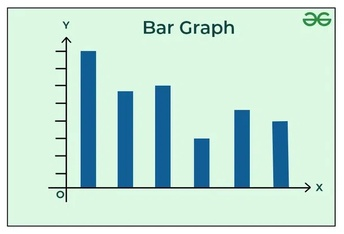
#> input picture sample-images/img1.jpg, 344 x 234 px, shrunk from 660 x 450 before the run, found by its file name; the run also reads 3 pictures not shown here
$ jupyter execute --allow-errors matplotlib.ipynb
#> lines starting #> are read from the running program, lines starting #| are printed output that depends on the picture
### Matplotlib

[cell 1]
import matplotlib.pyplot as plt
import numpy as np
import pandas as pd

[cell 2]
plt.style.use('dark_background')

## Defining Data

[cell 3]
rollno = [1, 2, 3, 4, 5, 6, 7, 8, 9, 10]
marks = [10, 20, 30, 40, 50, 60, 70, 80, 90, 100]

### Implementing basic scatter plot

[cell 4]
plt.scatter(rollno, marks)
plt.show()

### Changing color of the plotted points

[cell 5]
plt.scatter(rollno, marks, color = 'green')
plt.show()

### Changing the marker of the plotted points

[cell 6]
plt.scatter(rollno, marks, color = 'green', marker = "*")
plt.show()

### Defining plt.figure() function

[cell 7]
plt.figure(figsize=(6, 6))
plt.scatter(rollno, marks, color = 'blue', marker = "*")
plt.show()

[cell 8]
plt.figure(figsize=(8, 8))
plt.scatter(rollno, marks, c='b', marker='o', s = 100)
plt.show()

[cell 9]
temperature_pune = [25,34,21,45,28,6,43,18,7,2]
humidity_pune = [28, 25,29,20, 26, 50, 19, 29, 52, 55]

temperature_bangalore = [34,35,36,37,28,27,26,25,31,20]
humidity_bangalore = [40, 38, 36, 35, 42, 44, 41, 40, 34, 45]

[cell 10]
plt.figure(figsize=(8, 8))
plt.plot(temperature_pune, humidity_pune, 'ro', markersize = 15)
plt.show()

[cell 11]
plt.figure(figsize=(8, 8))
plt.xticks(np.arange(0, 60, 5))
plt.yticks(np.arange(10, 60, 5))

plt.plot(temperature_pune, humidity_pune, 'ro', markersize = 15)

plt.xlabel('Temperature')
plt.ylabel('Humidity')
plt.show()

[cell 12]
plt.figure(figsize=(8, 8))
plt.xticks(np.arange(0, 60, 5))
plt.yticks(np.arange(10, 60, 5))

plt.plot(temperature_pune, humidity_pune, 'ro', markersize = 15)
plt.plot(temperature_bangalore, humidity_bangalore, 'bo', markersize = 15)

plt.xlabel('Temperature')
plt.ylabel('Humidity')
plt.show()

#> (a cell that did not finish here is left out)

#> (a cell that did not finish here is left out)

#> (a cell that did not finish here is left out)

Alpha(Transparency) 0 - transparent and 1 - opaque

[cell 16]
plt.figure(figsize=(8, 8))
plt.xticks(np.arange(1, 10, 0.5))
plt.yticks(np.arange(1, 10, 0.5))

#> (the rest of this cell did not finish here and is left out)

### Line Plot

[cell 17]
import matplotlib.pyplot as plt
import numpy as np
import pandas as pd

[cell 18]
plt.style.use('dark_background')

[cell 19]
rollno = [1, 2, 3, 4, 5, 6, 7, 8, 9, 10]
marks = [10, 20, 30, 40, 50, 60, 70, 80, 90, 100]

[cell 20]
plt.plot(rollno, marks, 'r-')
plt.show()
#> figure, not shown here; curve peaks at x = 10, y = 100

[cell 21]
plt.plot(rollno, marks, linestyle = '-')
plt.show()
#> figure, not shown here; curve peaks at x = 10, y = 100

[cell 22]
plt.plot(rollno, marks, linestyle = '--', color = '#3485e7')
plt.show()
#> figure, not shown here; curve peaks at x = 10, y = 100

[cell 23]
plt.plot(rollno, marks, linestyle = ':', color = 'orange')
plt.show()
#> figure, not shown here; curve peaks at x = 10, y = 100

[cell 24]
plt.plot(rollno, marks, linestyle = '-.', color = 'orange')
plt.show()
#> figure, not shown here; curve peaks at x = 10, y = 100

[cell 25]
plt.plot(rollno, marks, linestyle = '-.', color = 'orange', linewidth = 15)
plt.show()
#> figure, not shown here; curve peaks at x = 10, y = 100

### Multiple plots on the same figure

[cell 26]
study_hours = [2,3,4,4, 5, 6, 7, 7, 8, 9, 9, 10, 11, 11, 12]
marks = [6, 10, 15, 20, 34, 44, 55, 60, 55, 67, 70, 80, 90, 99, 100]

[cell 27]
plt.figure(figsize=(8,8))
plt.xticks(np.arange(0, 15, 1))
plt.yticks(np.arange(0, 100, 5))

plt.plot(study_hours, marks)

plt.xlabel('Study Hours')
plt.ylabel('Marks')
plt.show()

[cell 28]
plt.figure(figsize=(8,8))
plt.xticks(np.arange(0, 15, 1))
plt.yticks(np.arange(0, 100, 5))

plt.plot(study_hours, marks)
plt.scatter(study_hours, marks, c='b', marker='o')

plt.xlabel('Study Hours')
plt.ylabel('Marks')
plt.show()

## Bar Plot

[cell 29]
import matplotlib.pyplot as plt
import numpy as np
import pandas as pd

[cell 30]
plt.style.use('dark_background')

[cell 31]
plt.style.use('dark_background')

[cell 32]
subjects = ['Maths', 'English', 'Science', 'Social Studies', 'Computer']
marks = [89, 90, 45, 78, 99]

[cell 33]
plt.bar(subjects, marks)
plt.show()
#> figure, not shown here; tallest bar 99 high, from x = 3.6 to 4.4

[cell 34]
plt.bar(subjects, marks, color='green')
plt.show()
#> figure, not shown here; tallest bar 99 high, from x = 3.6 to 4.4

[cell 35]
colors = ['red', 'blue', 'green', 'yellow', 'purple']
plt.bar(subjects, marks, color = colors)
plt.show()
#> figure, not shown here; tallest bar 99 high, from x = 3.6 to 4.4

[cell 36]
plt.bar(subjects, marks, color = colors, width=0.4)
plt.show()
#> figure, not shown here; tallest bar 99 high, from x = 3.8 to 4.2

[cell 37]
plt.bar(subjects, marks, color = colors, edgecolor='white')
plt.show()
#> figure, not shown here; tallest bar 99 high, from x = 3.6 to 4.4

[cell 38]
plt.bar(subjects, marks, color = colors, edgecolor='white', linewidth=4)
plt.show()
#> figure, not shown here; tallest bar 99 high, from x = 3.6 to 4.4

[cell 39]
plt.bar(subjects, marks, color = colors, edgecolor='white', linewidth=4, linestyle= '--')
plt.show()
#> figure, not shown here; tallest bar 99 high, from x = 3.6 to 4.4

[cell 40]
plt.barh(subjects, marks, color = colors)
plt.show()

## Two Bar Plots on Same Graph

[cell 41]
subjects = ['Maths', 'English', 'Science', 'Social Studies', 'Computer']
marks1 = [89, 90, 45, 78, 99]
marks2 = [78, 56, 34, 90, 12]

[cell 42]
plt.figure(figsize=(8,8))

plt.bar(subjects, marks1)
plt.bar(subjects, marks2)

plt.xlabel('Subjects')
plt.ylabel('Marks')

plt.show()
#> figure, not shown here; tallest bar 99 high, from x = 3.6 to 4.4; tallest bar 90 high, from x = 2.6 to 3.4

[cell 43]
subjects_len = np.arange(len(subjects))
width = 0.4

[cell 44]
plt.figure(figsize=(8, 8))

plt.bar(subjects_len, marks1, width=width)
plt.bar(subjects_len + width, marks2, width=width)

plt.xlabel('Subjects')
plt.ylabel('Marks')

plt.show()
#> figure, not shown here; tallest bar 99 high, from x = 3.8 to 4.2; tallest bar 90 high, from x = 3.2 to 3.6

[cell 45]
plt.figure(figsize=(8, 8))

plt.bar(subjects_len, marks1, width=width, color=colors)
plt.bar(subjects_len + width, marks2, width=width, color=colors, alpha= 0.5)

plt.xlabel('Subjects')
plt.ylabel('Marks')

plt.show()
#> figure, not shown here; tallest bar 99 high, from x = 3.8 to 4.2; tallest bar 90 high, from x = 3.2 to 3.6

### Reading the data from the dataset

#> (a cell that did not finish here is left out)

#> (a cell that did not finish here is left out)

[cell 48]
import matplotlib.pyplot as plt

# Define the colors for the bars
colors = ['red', 'blue', 'green']

# Plot the bar chart
#> (the rest of this cell did not finish here and is left out)

## Hist Plot

[cell 49]
marks_50_students = np.random.randint(0, 100, (50))
marks_50_students

[cell 50]
plt.hist(marks_50_students, edgecolor = 'black')
plt.show()
#> figure, not shown here; tallest bar 9 high, from x = 81 to 90

[cell 51]
bins = np.arange(0, 100, 5)

plt.figure(figsize=(6,6))

plt.hist(marks_50_students, bins = bins)

plt.xticks(np.arange(0, 100, 5))
plt.show()
#> figure, not shown here; tallest bar 6 high, from x = 85 to 90

[cell 52]
bins = np.arange(0, 100, 5)

plt.figure(figsize=(6,6))

plt.hist(marks_50_students, bins = bins, color='orange')

plt.xticks(np.arange(0, 100, 5))
plt.show()
#> figure, not shown here; tallest bar 6 high, from x = 85 to 90

[cell 53]
bins = np.arange(0, 100, 5)

plt.figure(figsize=(6,6))

plt.hist(marks_50_students, bins = bins, color='orange', orientation='horizontal')

plt.yticks(np.arange(0, 100, 5))
plt.show()

[cell 54]
bins = np.arange(0, 100, 5)

plt.figure(figsize=(6,6))

plt.hist(marks_50_students, bins = bins, color='orange', rwidth=0.6)

plt.xticks(np.arange(0, 100, 5))
plt.show()
#> figure, not shown here; tallest bar 6 high, from x = 86 to 89

[cell 55]
# Hist Types -  'bar', 'barstacked', 'step', 'stepfilled'
bins = np.arange(0, 100, 5)

plt.figure(figsize=(6,6))

plt.hist(marks_50_students, bins = bins, color='orange', histtype='barstacked')

plt.xticks(np.arange(0, 100, 5))
plt.show()

## Two Plots in Same Graph

[cell 56]
marks_50_students1 = np.random.randint(0, 100, (50))
marks_50_students2 = np.random.randint(0, 100, (50))

[cell 57]
bins = np.arange(0, 100, 5)

plt.figure(figsize=(6, 6))

plt.hist([marks_50_students1, marks_50_students2], bins = bins, color=['orange', 'blue'])

plt.xticks(np.arange(0, 100, 5))

plt.xlabel('Marks')
plt.ylabel('Frequency')
plt.title("Marks of Students of 2 classes")
plt.show()
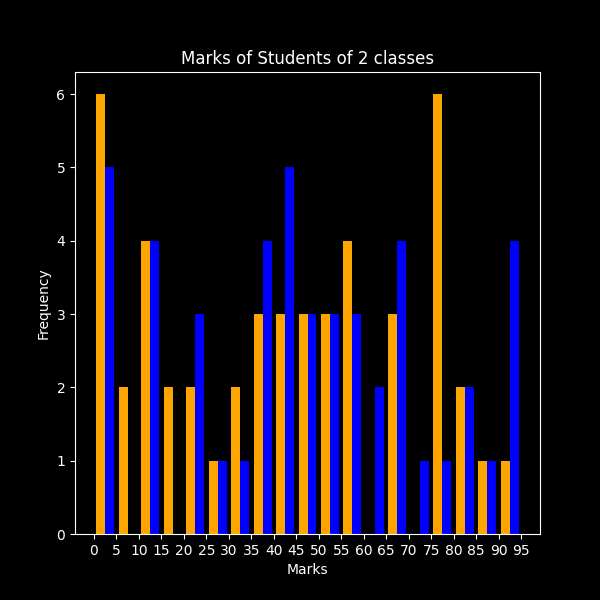
#> figure drawn by matplotlib, 1 panel

### Pie Chart

[cell 58]
import matplotlib.pyplot as plt
import numpy as np
import pandas as pd

[cell 59]
classes = ['Physics', 'Chemistry', 'Maths', 'Science', 'SST']
marks = [89, 45, 78, 23, 90]

[cell 60]
plt.pie(marks, labels=classes)
plt.show()
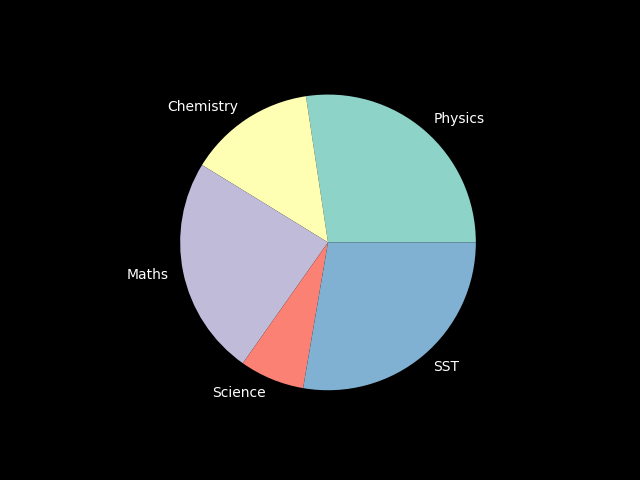
#> figure drawn by matplotlib, 1 panel

[cell 61]
colors = ['red', 'blue', 'green', '#9803fc', '#03c2fc']

plt.pie(marks, labels=classes, colors=colors)
plt.show()
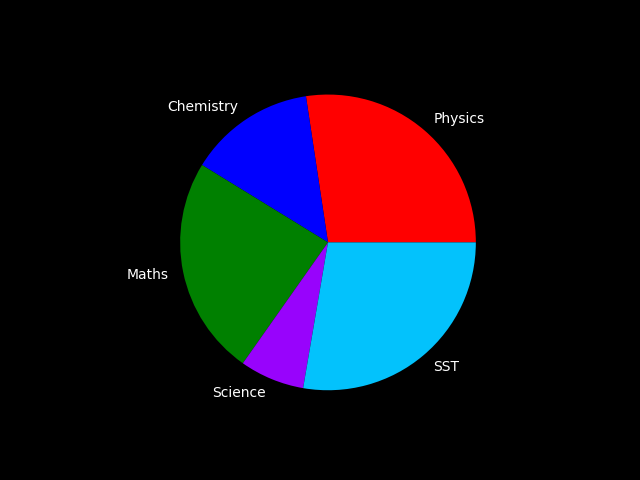
#> figure drawn by matplotlib, 1 panel

[cell 62]
plt.pie(marks, labels=classes, colors=colors, autopct='%0.2f%%')
plt.show()

[cell 63]
explode_values = [0.1, 0.1, 0, 0, 0]

plt.pie(marks, labels=classes, colors=colors, autopct='%0.1f%%', explode=explode_values)
plt.show()
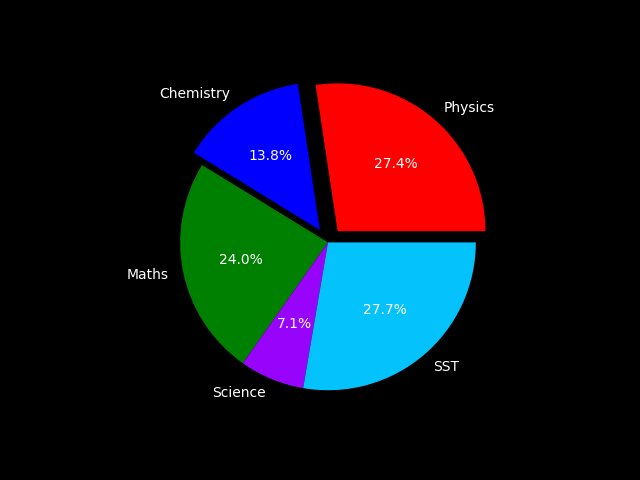
#> figure drawn by matplotlib, 1 panel

[cell 64]
plt.pie(marks, labels=classes, colors=colors, autopct='%0.1f%%', explode=explode_values, shadow = True)
plt.show()

[cell 65]
plt.pie(marks, labels=classes, colors=colors, autopct='%0.1f%%', explode=explode_values, radius=1.6)
plt.show()
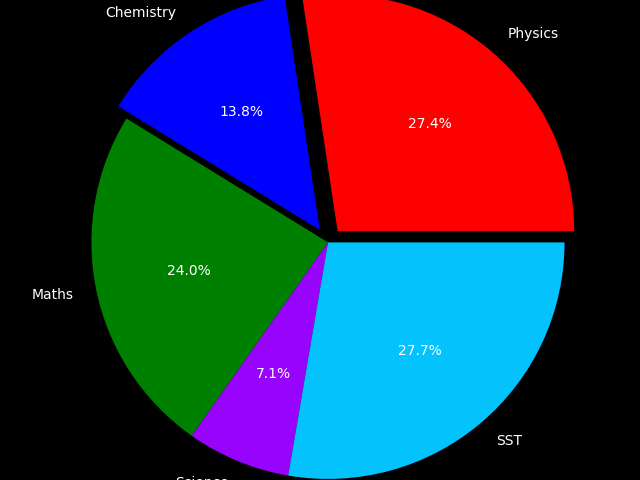
#> figure drawn by matplotlib, 1 panel

[cell 66]
textprops = {'fontsize': 14, 'color': 'k'}

plt.pie(marks, labels=classes, colors=colors, autopct='%0.1f%%', explode=explode_values, radius=1.6, textprops=textprops)
plt.show()

[cell 67]
textprops = {'fontsize': 14, 'color': 'k'}
wedgeprops = {'linewidth': 3, 'linestyle': '--', 'edgecolor': 'white'}

plt.pie(marks, labels=classes, colors=colors, autopct='%0.1f%%', explode=explode_values, textprops=textprops, wedgeprops=wedgeprops)
plt.show()
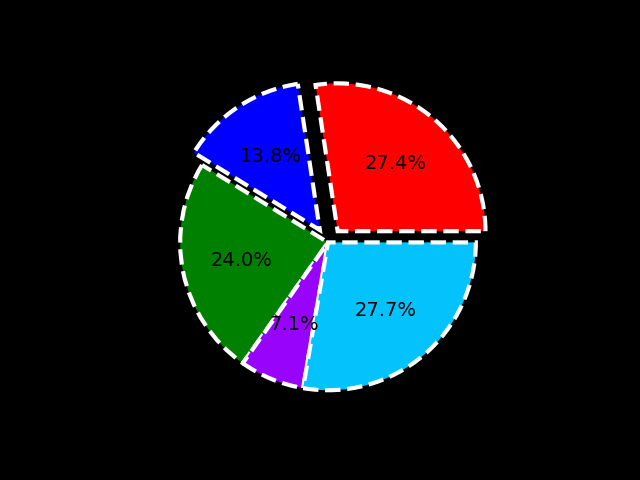
#> figure drawn by matplotlib, 1 panel

[cell 68]
plt.figure(figsize=(6,6))

plt.pie(marks, labels=classes, colors=colors, autopct='%0.1f%%', explode=explode_values, textprops=textprops)

plt.title('Subjects and Average Scores')
plt.legend()
plt.show()
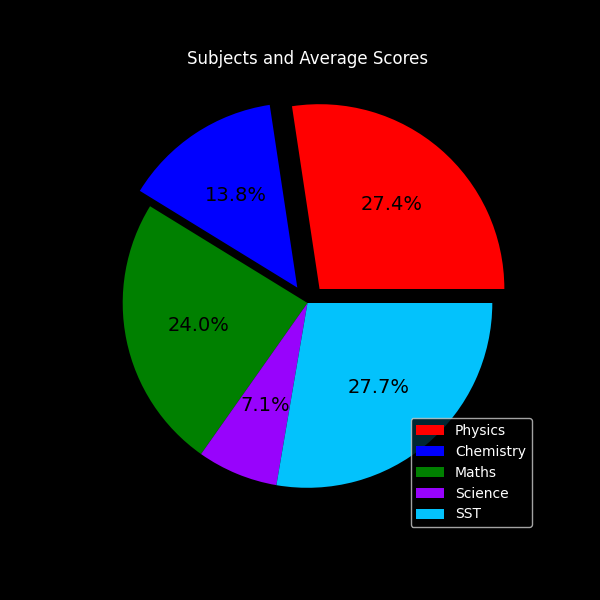
#> figure drawn by matplotlib, 1 panel

#> (a cell that did not finish here is left out)

#> (a cell that did not finish here is left out)

#> (a cell that did not finish here is left out)

### Subplot in Matplotlib

[cell 72]
study_hours = [2,3,4,4, 5, 6, 7, 7, 8, 9, 9, 10, 11, 11, 12]
marks = [6, 10, 15, 20, 34, 44, 55, 60, 55, 67, 70, 80, 90, 99, 100]

[cell 73]
plt.scatter(study_hours, marks)
plt.show()

[cell 74]
plt.plot(study_hours, marks, 'r--')
plt.show()

[cell 75]
plt.hist(marks)
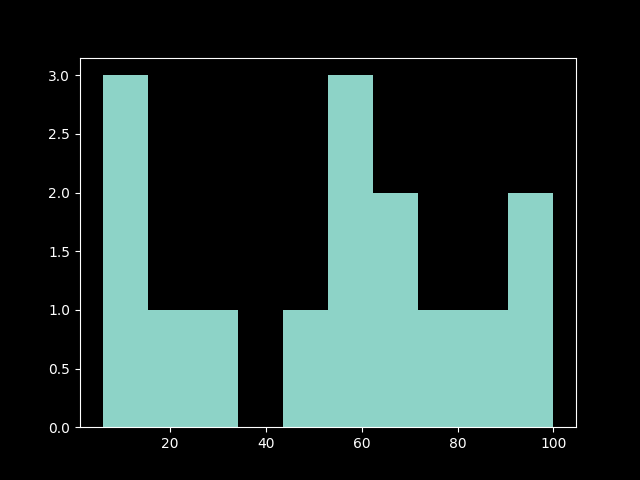
#> figure drawn by matplotlib, 1 panel

[cell 76]
plt.figure(figsize=(8,8))

plt.subplot(2, 2, 1)
plt.scatter(study_hours, marks)

plt.subplot(2, 2, 2)
plt.plot(study_hours, marks, 'r--')

plt.subplot(2, 2, 3)
plt.hist(marks)

plt.subplot(2, 2, 4)
plt.plot(study_hours, marks, 'r-')
plt.plot(study_hours, marks, 'bo')

plt.savefig(r'C:\Users\joyje\Documents\ML\subplot\subplot.jpg', dpi=100, facecolor='k')
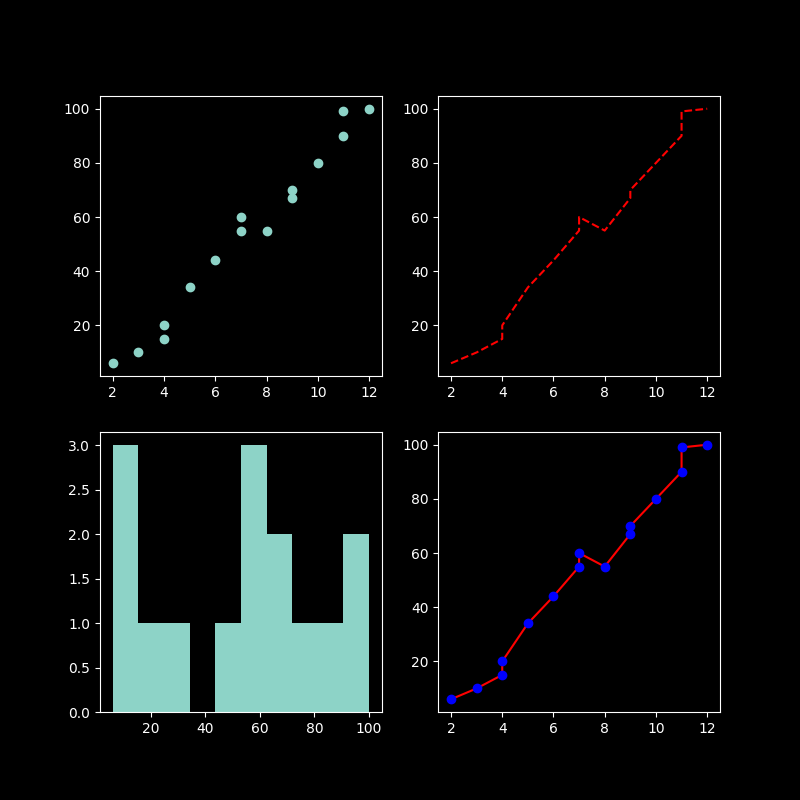
#> figure drawn by matplotlib, 4 panels

plt.show()

### Showing images in matplotlib

[cell 77]
import matplotlib.pyplot as plt

import matplotlib.image as mpimg

[cell 78]
img = mpimg.imread(r'C:\Users\joyje\Documents\ML\sample-images\img1.jpg')
#> img is the input picture: shape (234, 344, 3); mean R, G, B 196.8, 226.1, 215.4
plt.imshow(img)
plt.show()

### Reading Image using OpenCV

[cell 79]
import cv2

[cell 80]
imgcv2 = cv2.imread(r'C:\Users\joyje\Documents\ML\sample-images\img2.jpg')
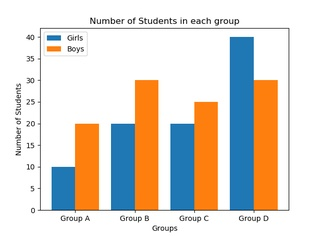
#> input picture sample-images/img2.jpg, 321 x 236 px, shrunk from 616 x 454 before the run, found by its file name
